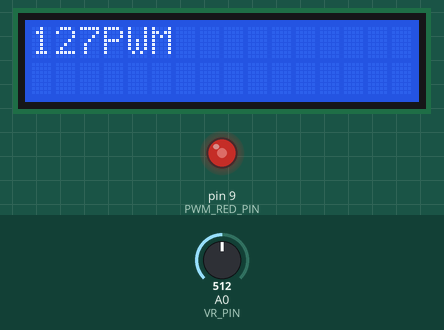
Bench run of a sketch on a simulated Arduino Uno, built with avr-gcc and run on an emulated ATmega328P. Parts: 16×2 character LCD, output pins drawn as LEDs (lit = HIGH). The inputs (shaded band) are chosen by the test bench; at power-on: A0 (VR_PIN) = 512. What the sketch prints to the serial monitor is not drawn.

Above: at 1.3 s.
1.4 s: A0 (VR_PIN) set to 716
At 5.4 s:
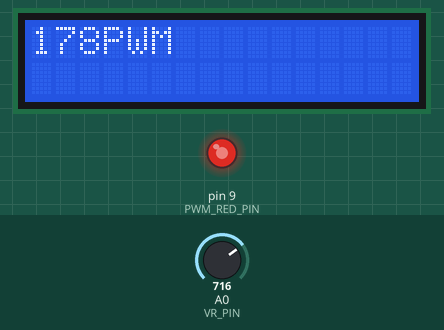
11.6 s: A0 (VR_PIN) set to 900
At 16.2 s:
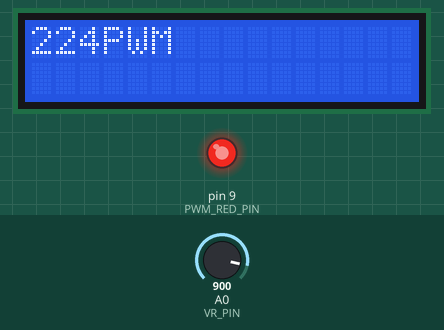
21.6 s: A0 (VR_PIN) set to 122
At 25.6 s:
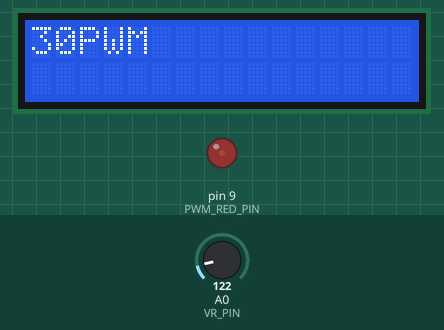
31.6 s: A0 (VR_PIN) set to 0
At 36.3 s:
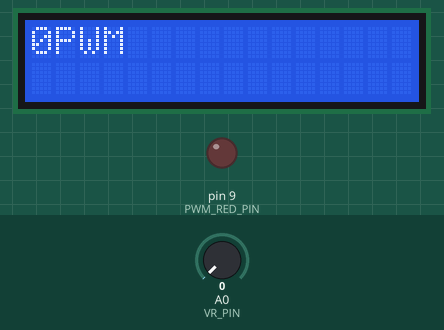
41.7 s: A0 (VR_PIN) set to 511
At 45.7 s:
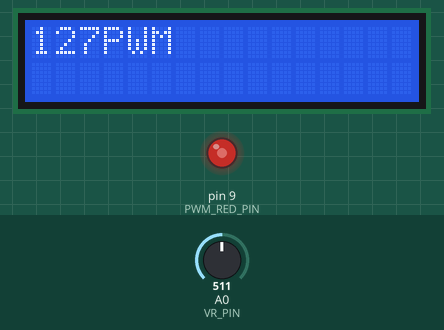
Timing chart, 0 to 47.2 s (numbered marks = the images above; inputs shaded):
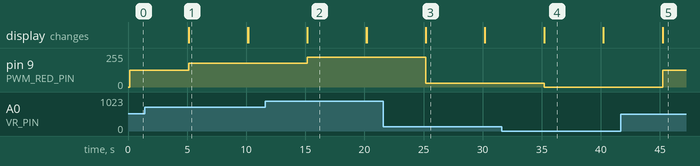

The sketch:

RGB_LED.ino
```cpp
#include <LiquidCrystal_I2C.h>

LiquidCrystal_I2C lcd = LiquidCrystal_I2C(0x27,16,2);

const int VR_PIN = A0;  // 0
const int PWM_RED_PIN = 9;

void setup() {
  // put your setup code here, to run once:
  lcd.init();
  lcd.begin(16, 2);
  lcd.clear();
  lcd.backlight();
  Serial.begin(115200UL);
  pinMode(VR_PIN, INPUT);
  pinMode(PWM_RED_PIN, OUTPUT);
}

void loop() {
  // put your main code here, to run repeatedly:
  int vr_value = analogRead(VR_PIN);

  vr_value = map(vr_value,0,1023,0,255);
  analogWrite(PWM_RED_PIN, vr_value);
  Serial.println(vr_value);
  Serial.println("PWM");
  lcd.setCursor(0,0);
  lcd.print(vr_value);
  lcd.print("PWM");
  delay(5000UL);
  lcd.clear();

}
```

Measured:
- after the input at 1.4 s, pin 9 (PWM_RED_PIN): 127/255 → 178/255 after 3.7 s; the display: first differs from a run without the input after 3.7 s (image 1)
- after the input at 11.6 s, pin 9 (PWM_RED_PIN): 178/255 → 224/255 after 3.6 s; the display: first differs from a run without the input after 3.6 s (image 2)
- after the input at 21.6 s, pin 9 (PWM_RED_PIN): 224/255 → 30/255 after 3.6 s; the display: first differs from a run without the input after 3.6 s (image 3)
- after the input at 31.6 s, pin 9 (PWM_RED_PIN): 30/255 → 0/255 after 3.6 s; the display: first differs from a run without the input after 3.6 s (image 4)
- after the input at 41.7 s, pin 9 (PWM_RED_PIN): 0/255 → 127/255 after 3.5 s; the display: first differs from a run without the input after 3.5 s (image 5)
- what the display in image 1 shows lasts 5.1 s, from 5.1 s to 10.2 s
